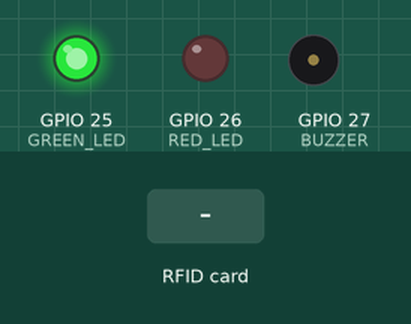
The sketch below on a simulated ESP32. Shown: output pins drawn as LEDs (lit = HIGH), buzzer (waves = sounding, pin HIGH). Inputs (shaded band) come from the test bench. What the sketch prints to the serial monitor is not drawn.

Above: at 0.1 s.
At 1.8 s:
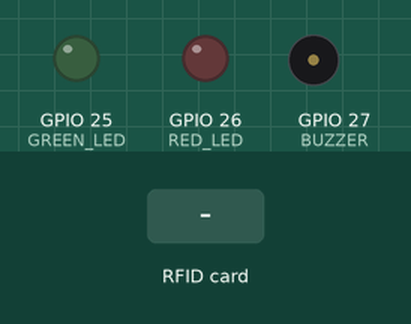
1.9 s: RFID card 5E 7A 19 C4 held to the reader
At 2.12 s:
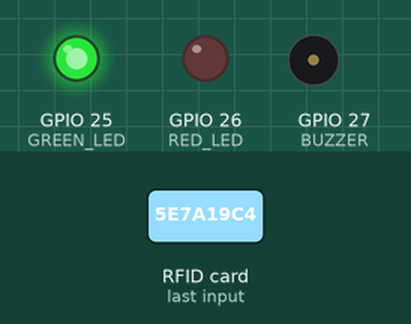
Timing chart, 0 to 4.9 s (numbered marks = the images above; inputs shaded):
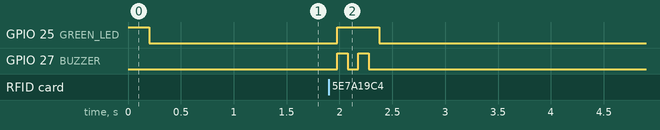

The sketch:

TapIn_Final_Working_TRIAL_.ino
```cpp
// ============================================
// TapIn RFID - WORKING BASE + LED/BUZZER/SEAT
// ============================================
// Based on the code that actually works!

#include <SPI.h>
#include <MFRC522.h>

#define SS_PIN 5
#define RST_PIN 0

// LED and Buzzer pins
#define GREEN_LED 25
#define RED_LED 26
#define BUZZER 27

MFRC522 rfid(SS_PIN, RST_PIN); // Instance of the class

MFRC522::MIFARE_Key key;

// Init array that will store new NUID
byte nuidPICC[4];

void setup() {
  Serial.begin(9600);

  // Setup LED and Buzzer pins
  pinMode(GREEN_LED, OUTPUT);
  pinMode(RED_LED, OUTPUT);
  pinMode(BUZZER, OUTPUT);

  // Startup beep
  digitalWrite(GREEN_LED, HIGH);
  delay(200);
  digitalWrite(GREEN_LED, LOW);

  SPI.begin(); // Init SPI bus
  rfid.PCD_Init(); // Init MFRC522

  for (byte i = 0; i < 6; i++) {
    key.keyByte[i] = 0xFF;
  }

  Serial.println(F("╔════════════════════════════════════════╗"));
  Serial.println(F("║        TapIn RFID System               ║"));
  Serial.println(F("║   Scanning MIFARE Classic NUID         ║"));
  Serial.println(F("╚════════════════════════════════════════╝"));
  Serial.print(F("Using key:"));
  printHex(key.keyByte, MFRC522::MF_KEY_SIZE);
  Serial.println(F(""));
  Serial.println(F("Ready. Tap your card..."));
}

void loop() {

  // Reset the loop if no new card present on the sensor/reader
  if ( ! rfid.PICC_IsNewCardPresent())
    return;

  // Verify if the NUID has been readed
  if ( ! rfid.PICC_ReadCardSerial())
    return;

  Serial.println(F(""));
  Serial.print(F("PICC type: "));
  MFRC522::PICC_Type piccType = rfid.PICC_GetType(rfid.uid.sak);
  Serial.println(rfid.PICC_GetTypeName(piccType));

  // Check is the PICC of Classic MIFARE type
  if (piccType != MFRC522::PICC_TYPE_MIFARE_MINI &&
    piccType != MFRC522::PICC_TYPE_MIFARE_1K &&
    piccType != MFRC522::PICC_TYPE_MIFARE_4K) {
    Serial.println(F("Your tag is not of type MIFARE Classic."));
    showError();
    rfid.PICC_HaltA();
    rfid.PCD_StopCrypto1();
    return;
  }

  if (rfid.uid.uidByte[0] != nuidPICC[0] ||
    rfid.uid.uidByte[1] != nuidPICC[1] ||
    rfid.uid.uidByte[2] != nuidPICC[2] ||
    rfid.uid.uidByte[3] != nuidPICC[3] ) {
    Serial.println(F("✓ A new card has been detected."));

    // Store NUID into nuidPICC array
    for (byte i = 0; i < 4; i++) {
      nuidPICC[i] = rfid.uid.uidByte[i];
    }

    Serial.println(F("The NUID tag is:"));
    Serial.print(F("In hex: "));
    printHex(rfid.uid.uidByte, rfid.uid.size);
    Serial.println();
    Serial.print(F("In dec: "));
    printDec(rfid.uid.uidByte, rfid.uid.size);
    Serial.println();

    // SUCCESS FEEDBACK
    showSuccess();

    // ASSIGN SEAT based on UID
    int seatNumber = assignSeat(rfid.uid.uidByte, rfid.uid.size);
    Serial.print(F(""));
    Serial.print(F("═════════════════════════════════════════"));
    Serial.println(F(""));
    Serial.print(F("Assigned Seat: "));
    Serial.println(seatNumber);
    Serial.print(F("═════════════════════════════════════════"));
    Serial.println(F(""));

  }
  else {
    Serial.println(F("Card read previously."));
  }

  // Halt PICC
  rfid.PICC_HaltA();

  // Stop encryption on PCD
  rfid.PCD_StopCrypto1();
}


/**
 * Helper routine to dump a byte array as hex values to Serial.
 */
void printHex(byte *buffer, byte bufferSize) {
  for (byte i = 0; i < bufferSize; i++) {
    Serial.print(buffer[i] < 0x10 ? " 0" : " ");
    Serial.print(buffer[i], HEX);
  }
}

/**
 * Helper routine to dump a byte array as dec values to Serial.
 */
void printDec(byte *buffer, byte bufferSize) {
  for (byte i = 0; i < bufferSize; i++) {
    Serial.print(buffer[i] < 0x10 ? " 0" : " ");
    Serial.print(buffer[i], DEC);
  }
}

/**
 * Show success feedback - Green LED + 2 beeps
 */
void showSuccess() {
  digitalWrite(GREEN_LED, HIGH);

  // 2 short beeps
  for (int i = 0; i < 2; i++) {
    digitalWrite(BUZZER, HIGH);
    delay(100);
    digitalWrite(BUZZER, LOW);
    delay(100);
  }

  digitalWrite(GREEN_LED, LOW);
}

/**
 * Show error feedback - Red LED + 3 beeps
 */
void showError() {
  digitalWrite(RED_LED, HIGH);

  // 3 beeps
  for (int i = 0; i < 3; i++) {
    digitalWrite(BUZZER, HIGH);
    delay(150);
    digitalWrite(BUZZER, LOW);
    delay(150);
  }

  digitalWrite(RED_LED, LOW);
}

/**
 * Assign seat number based on UID
 * Simple algorithm: sum of UID bytes modulo 30
 * In production: query Supabase database
 */
int assignSeat(byte *uid, byte size) {
  byte sum = 0;
  for (byte i = 0; i < size; i++) {
    sum += uid[i];
  }
  // Seats 1-30
  int seat = (sum % 30) + 1;
  return seat;
}
```

Measured:
- after the input at 1.9 s, GPIO 25 (GREEN_LED): LOW → HIGH after 0.08 s, → LOW 0.40 s later; GPIO 27 (BUZZER): alternates HIGH for 0.10 s and LOW for 0.10 s, 4 changes in all, then stays LOW, starting after 0.08 s
